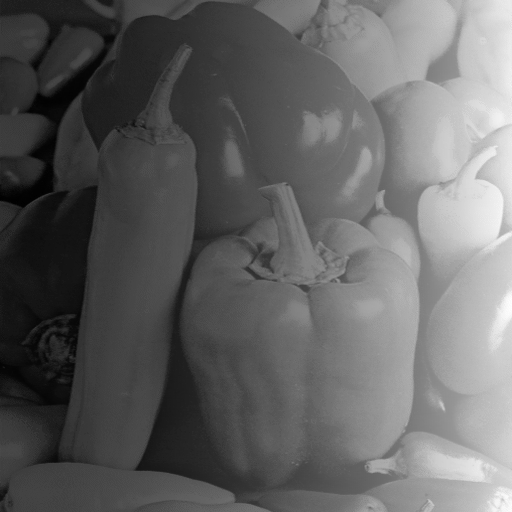
%> input picture ex12/peppers_light.png, 512 x 512 px
$ octave --eval "result = adjustLighting(imread('peppers_light.png'));"   (GNU Octave 9; MATLAB toolbox functions it lacks are replaced by stand-ins)
%> lines starting %> are read from the running program, lines starting %| are printed output that depends on the picture
function [B, par] = adjustLighting(A)
%ADJUSTLIGHTING
%
% See also.
%%%%%%%%%%%%%%%%%%%%%%%%%%%%%%%%%%%%%%%%%%%%%%%%%%%%%%%%%%%%%%%%%%%%%%%%%%%

f = im2double(A);
[m,n]=size(f);
%> m = 512; n = 512

linSys = [(repelem(1:m,1,n).').^2, repmat((1:n).',m,1), ones(m*n,1)];
z = f(:);

par = linSys\z;
%> par = [2.74e-06; -4.76e-06; 0.151]
B = f - reshape(linSys*par,m,n);
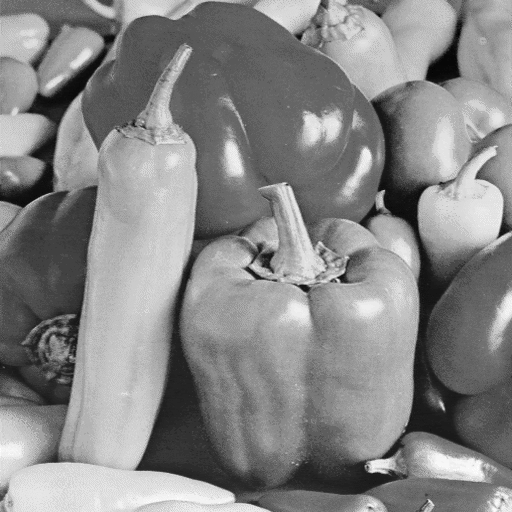
%> B: size 512x512 double; min -0.162, max 0.144, mean 4.54e-14; drawn with min black and max white

B = B./max(B,[],'all');

B = im2uint8(B);
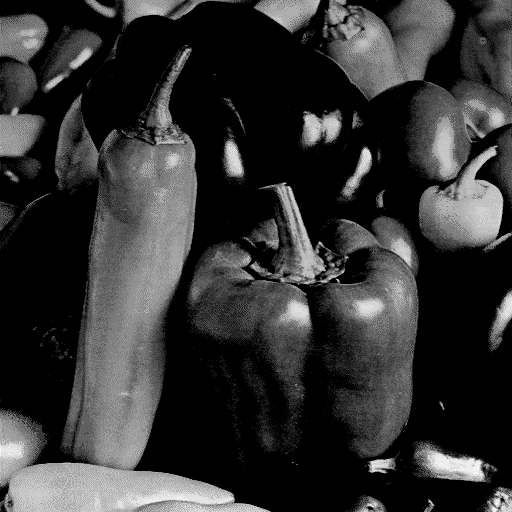
%> B: size 512x512 uint8; min 0, max 255, mean 51.5

%%%%%%%%%%%%%%%%%%%%%%%%%%%%%%%%%%%%%%%%%%%%%%%%%%%%%%%%%%%%%%%%%%%%%%%%%%%
% by Sergej Keller, Lennart Scherz, Pascal Urban
